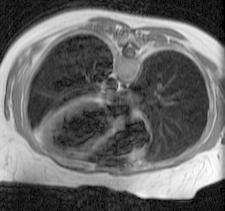
%> input picture chest.pgm, 225 x 211 px
$ octave --eval "result = sobelImage('chest.pgm');"   (GNU Octave 9; MATLAB toolbox functions it lacks are replaced by stand-ins)
%> lines starting %> are read from the running program, lines starting %| are printed output that depends on the picture
function [ Fx, Fy ] = sobelImage( image )
%> called with image = 'chest.pgm'
%UNTITLED5 Summary of this function goes here
%   Detailed explanation goes here
I = imread(image);
%> I is the input picture: size 211x225 uint8; min 0, max 255, mean 102.4
F = im2double(I);
hx = [-1,-2,-1;0,0,0;1,2,1]; % x derivative
hy = [-1,0,1;-2,0,2;-1,0,1]; % y derivative

Fx = imfilter(F,hx,'replicate','conv');
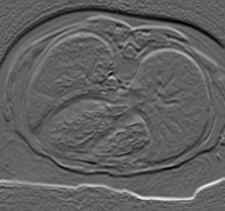
%> Fx: size 211x225 double; min -1.49, max 2.42, mean -0.000104; drawn with min black and max white
Fy = imfilter(F,hy, 'replicate', 'conv');
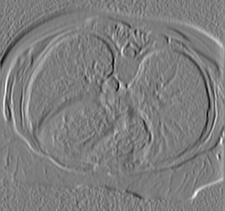
%> Fy: size 211x225 double; min -2.03, max 2.08, mean 0.00749; drawn with min black and max white
h2 = [0,1,0;1,1,1;0,1,0]; %Dilation
F3 = imdilate(F,h2); %Dilation
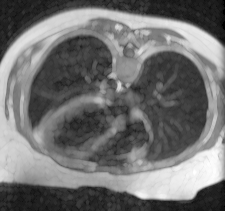
%> F3: size 211x225 double; min 0, max 1, mean 0.44


figure, imshow(Fx)
%> after `imshow(Fx)`:
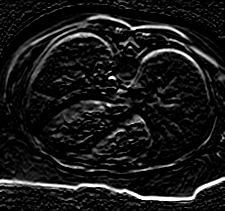
%> displayed picture: size 211x225, on the screen's scale of 0 to 255; min 0, max 255, mean 24
figure, imshow(Fy)
%> after `imshow(Fy)`:
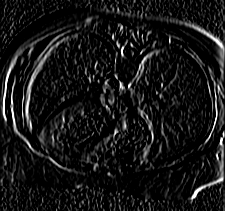
%> displayed picture: size 211x225, on the screen's scale of 0 to 255; min 0, max 255, mean 22.5

end
